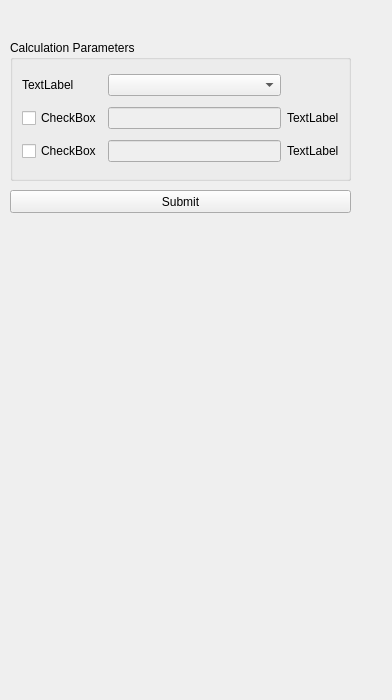
<?xml version="1.0" encoding="UTF-8"?>
<ui version="4.0">
 <class>Form</class>
 <widget class="QWidget" name="Form">
  <property name="enabled">
   <bool>true</bool>
  </property>
  <property name="geometry">
   <rect>
    <x>0</x>
    <y>0</y>
    <width>392</width>
    <height>700</height>
   </rect>
  </property>
  <property name="sizePolicy">
   <sizepolicy hsizetype="Maximum" vsizetype="Maximum">
    <horstretch>0</horstretch>
    <verstretch>0</verstretch>
   </sizepolicy>
  </property>
  <property name="maximumSize">
   <size>
    <width>3200</width>
    <height>5000</height>
   </size>
  </property>
  <property name="windowTitle">
   <string>Form</string>
  </property>
  <widget class="QGroupBox" name="groupBox">
   <property name="geometry">
    <rect>
     <x>10</x>
     <y>40</y>
     <width>341</width>
     <height>141</height>
    </rect>
   </property>
   <property name="sizePolicy">
    <sizepolicy hsizetype="Fixed" vsizetype="Fixed">
     <horstretch>0</horstretch>
     <verstretch>0</verstretch>
    </sizepolicy>
   </property>
   <property name="autoFillBackground">
    <bool>true</bool>
   </property>
   <property name="styleSheet">
    <string notr="true">Q</string>
   </property>
   <property name="title">
    <string>Calculation Parameters</string>
   </property>
   <layout class="QHBoxLayout" name="horizontalLayout">
    <item>
     <layout class="QGridLayout" name="gridLayout">
      <item row="2" column="2">
       <widget class="QLineEdit" name="le3">
        <property name="enabled">
         <bool>false</bool>
        </property>
        <property name="sizePolicy">
         <sizepolicy hsizetype="Preferred" vsizetype="Fixed">
          <horstretch>0</horstretch>
          <verstretch>0</verstretch>
         </sizepolicy>
        </property>
       </widget>
      </item>
      <item row="2" column="3">
       <widget class="QLabel" name="u3">
        <property name="sizePolicy">
         <sizepolicy hsizetype="Fixed" vsizetype="Preferred">
          <horstretch>0</horstretch>
          <verstretch>0</verstretch>
         </sizepolicy>
        </property>
        <property name="text">
         <string>TextLabel</string>
        </property>
       </widget>
      </item>
      <item row="1" column="2">
       <widget class="QLineEdit" name="le2">
        <property name="enabled">
         <bool>false</bool>
        </property>
       </widget>
      </item>
      <item row="1" column="3">
       <widget class="QLabel" name="u2">
        <property name="sizePolicy">
         <sizepolicy hsizetype="Fixed" vsizetype="Preferred">
          <horstretch>0</horstretch>
          <verstretch>0</verstretch>
         </sizepolicy>
        </property>
        <property name="text">
         <string>TextLabel</string>
        </property>
       </widget>
      </item>
      <item row="0" column="0">
       <widget class="QLabel" name="l1">
        <property name="text">
         <string>TextLabel</string>
        </property>
       </widget>
      </item>
      <item row="2" column="0">
       <widget class="QCheckBox" name="check2">
        <property name="text">
         <string>CheckBox</string>
        </property>
       </widget>
      </item>
      <item row="0" column="2">
       <widget class="QComboBox" name="cb1">
        <property name="sizePolicy">
         <sizepolicy hsizetype="Preferred" vsizetype="Fixed">
          <horstretch>0</horstretch>
          <verstretch>0</verstretch>
         </sizepolicy>
        </property>
       </widget>
      </item>
      <item row="1" column="0">
       <widget class="QCheckBox" name="check1">
        <property name="text">
         <string>CheckBox</string>
        </property>
       </widget>
      </item>
     </layout>
    </item>
   </layout>
  </widget>
  <widget class="QPushButton" name="btn">
   <property name="geometry">
    <rect>
     <x>10</x>
     <y>190</y>
     <width>341</width>
     <height>23</height>
    </rect>
   </property>
   <property name="sizePolicy">
    <sizepolicy hsizetype="Fixed" vsizetype="Fixed">
     <horstretch>0</horstretch>
     <verstretch>0</verstretch>
    </sizepolicy>
   </property>
   <property name="text">
    <string>Submit</string>
   </property>
  </widget>
 </widget>
 <resources/>
 <connections/>
</ui>
